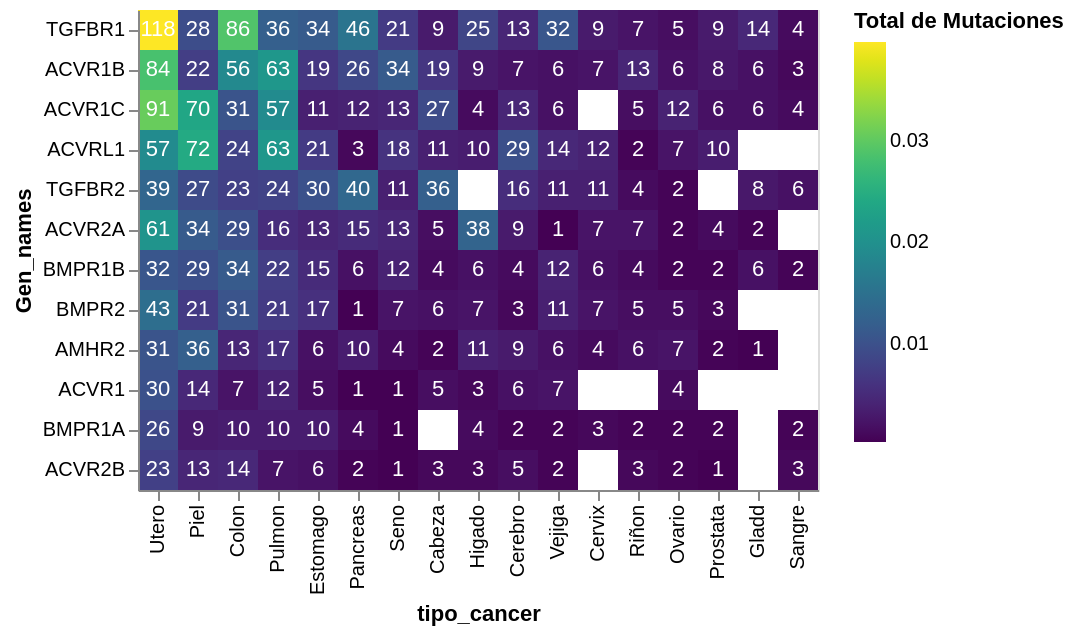

This figure's notebook cell:
### Code cell
import altair as alt
import pandas as pd

# Asegúrate de que los genes estén ordenados por la suma de mutaciones
ordered_genes = mutation_frequencies_cancer_type.groupby('Gen_names')['mutation_count'].sum().sort_values(ascending=False).index
ordered_cancer = mutation_frequencies_cancer_type.groupby('tipo_cancer')['mutation_count'].sum().sort_values(ascending=False).index
# Configurar el gráfico base con el orden de genes
base = alt.Chart(mutation_frequencies_cancer_type).encode(
    x=alt.X('tipo_cancer', sort=list(ordered_cancer)),
    y=alt.Y('Gen_names', sort=list(ordered_genes)),  # Ordenar los genes de mayor a menor según mutation_count
)

# Configurar el heatmap
heatmap = base.mark_rect().encode(
    color=alt.Color('mutation_frequency',
        scale=alt.Scale(scheme='viridis'),
        legend=alt.Legend(title="Total de Mutaciones"),
    ), 
    tooltip=[
        alt.Tooltip("sum(mutation_count)", title="Total de Mutaciones"),
        alt.Tooltip("tipo_cancer", title="Tipo de Cáncer"),
    ]
)

# Configurar el texto dentro de las celdas del heatmap
text = base.mark_text(baseline='middle').encode(
    text=alt.Text('sum(mutation_count)', format=".0f"),
    color=alt.condition(
        alt.datum.mutation_count > 150,
        alt.value('black'),
        alt.value('white')
    )
)

# Dibujar el gráfico
heatmap + text

### Figure 1 — Vega-Lite specification as saved in the notebook (floating-point values rounded to 4 significant figures; data arrays with more than 128 entries replaced by an {"elided": "..."} marker saying what was removed)
{"config": {"view": {"continuousWidth": 300, "continuousHeight": 300}}, "layer": [{"mark": {"type": "rect"}, "encoding": {"color": {"field": "mutation_frequency", "legend": {"title": "Total de Mutaciones"}, "scale": {"scheme": "viridis"}, "type": "quantitative"}, "tooltip": [{"aggregate": "sum", "field": "mutation_count", "title": "Total de Mutaciones", "type": "quantitative"}, {"field": "tipo_cancer", "title": "Tipo de Cáncer", "type": "nominal"}], "x": {"field": "tipo_cancer", "sort": ["Utero", "Piel", "Colon", "Pulmon", "Estomago", "Pancreas", "Seno ", "Cabeza", "Higado", "Cerebro", "Vejiga", "Cervix", "Riñon", "Ovario", "Prostata", "Gladd", "Sangre"], "type": "nominal"}, "y": {"field": "Gen_names", "sort": ["TGFBR1", "ACVR1B", "ACVR1C", "ACVRL1", "TGFBR2", "ACVR2A", "BMPR1B", "BMPR2", "AMHR2", "ACVR1", "BMPR1A", "ACVR2B"], "type": "nominal"}}}, {"mark": {"type": "text", "baseline": "middle"}, "encoding": {"color": {"condition": {"test": "(datum.mutation_count > 150)", "value": "black"}, "value": "white"}, "text": {"aggregate": "sum", "field": "mutation_count", "format": ".0f", "type": "quantitative"}, "x": {"field": "tipo_cancer", "sort": ["Utero", "Piel", "Colon", "Pulmon", "Estomago", "Pancreas", "Seno ", "Cabeza", "Higado", "Cerebro", "Vejiga", "Cervix", "Riñon", "Ovario", "Prostata", "Gladd", "Sangre"], "type": "nominal"}, "y": {"field": "Gen_names", "sort": ["TGFBR1", "ACVR1B", "ACVR1C", "ACVRL1", "TGFBR2", "ACVR2A", "BMPR1B", "BMPR2", "AMHR2", "ACVR1", "BMPR1A", "ACVR2B"], "type": "nominal"}}}], "data": {"name": "data-e47a5fa765c243198094387699fe75ef"}, "$schema": "https://vega.github.io/schema/vega-lite/v5.17.0.json", "datasets": {"data-e47a5fa765c243198094387699fe75ef": {"elided": "186 records"}}}
